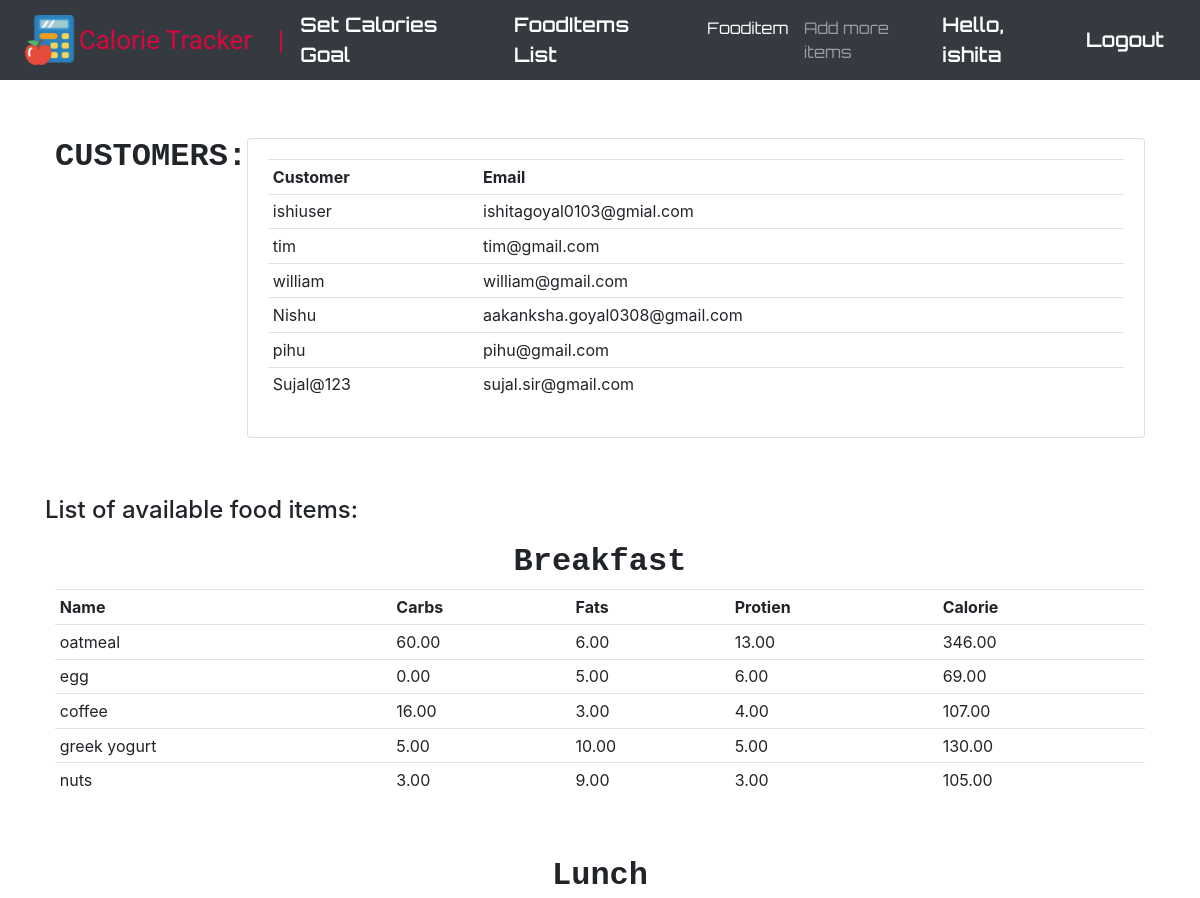
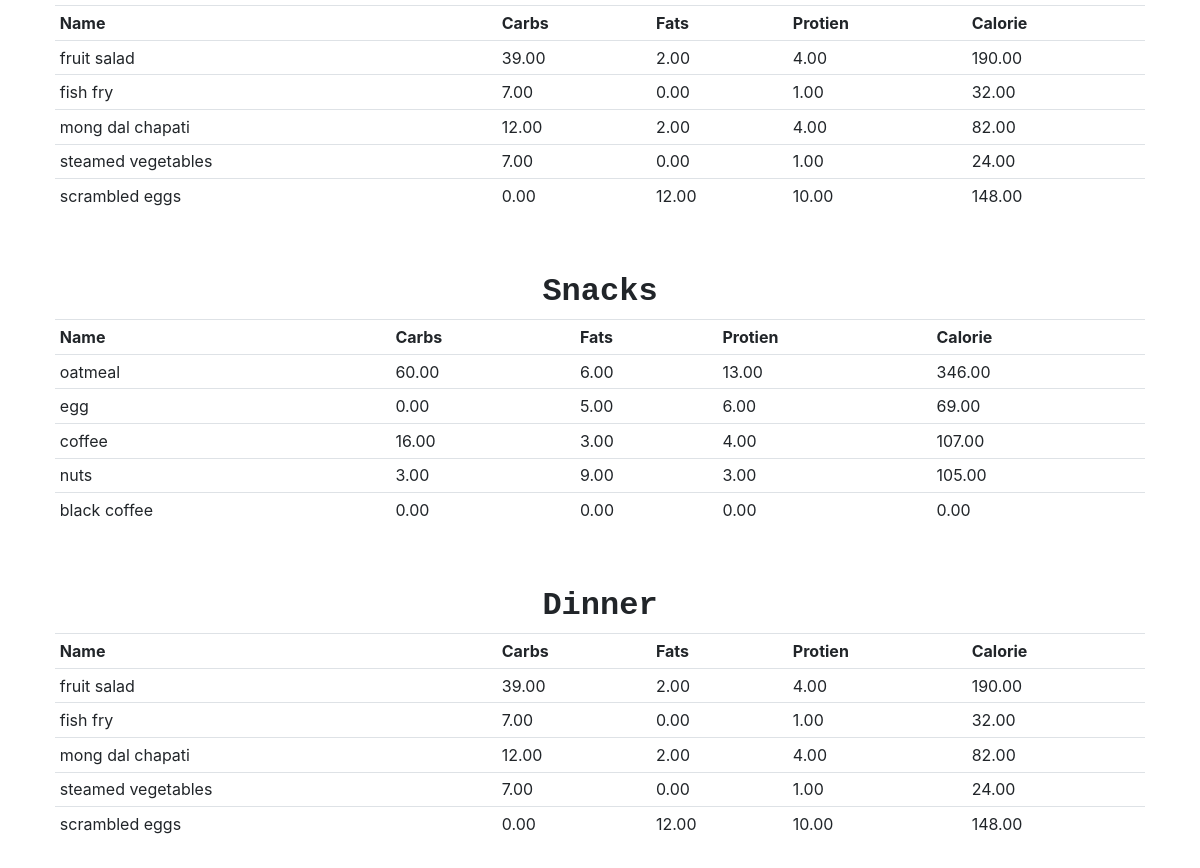
The app's page / (signed in) with its own data (2 pictures, top to bottom).
### Fityfeed/models.py (models this page shows, shortened)
class Customer(models.Model):
    user = models.OneToOneField(User, null=True, on_delete=models.CASCADE)
    name=models.CharField(max_length=200,null=True)
    email=models.CharField(max_length=200,null=True)
    date_created=models.DateTimeField(auto_now_add=True,null=True)
    calorie_limit=models.IntegerField(null=True)

class Fooditem(models.Model):
    name = models.CharField(max_length=200)
    category = models.ManyToManyField(Category)
    carbohydrate = models.DecimalField(max_digits=5,decimal_places=2,default=0)
    fats = models.DecimalField(max_digits=5,decimal_places=2,default=0)
    protein = models.DecimalField(max_digits=5,decimal_places=2,default=0)
    calorie=models.DecimalField(max_digits=5,decimal_places=2,default=0,blank=True)
    quantity = models.IntegerField(default=1,null=True,blank=True)

### Fityfeed/decorators.py (the view)
    def wrapper_func(request,*args,**kwargs):
        group=None
        if request.user.groups.exists():
            group=request.user.groups.all()[0].name
        if group=='user':
            return redirect('userPage')
        if group=='admin':
            return view_func(request,*args,**kwargs)

### Fityfeed/views.py (called while the page is built)
@login_required(login_url='login')
@admin_only
def home(request):
    breakfast=Category.objects.filter(name='breakfast')[0].fooditem_set.all()[:5]
    lunch=Category.objects.filter(name='lunch')[0].fooditem_set.all()[:5]
    dinner=Category.objects.filter(name='dinner')[0].fooditem_set.all()[:5]
    snacks=Category.objects.filter(name='snacks')[0].fooditem_set.all()[:5]
    customers=Customer.objects.all()
    context={'breakfast':breakfast,
              'lunch':lunch,
              'dinner':dinner,
              'snacks':snacks,
              'customers':customers,
            }
    return render(request,'main.html',context)

### Fityfeed/templates/main.html (shortened to what this page needs)
{% load static %}
<!DOCTYPE html>
<html lang="en">
<head>
    <link rel="stylesheet" href="https://stackpath.bootstrapcdn.com/bootstrap/4.5.0/css/bootstrap.min.css"0>
    <link rel="stylesheet" href="{% static 'css/main.css' %}">
</head>
<body>
    {% include 'navbar.html' %}
    <br>
    <br>
    <div class="container">
    {% block content %}
        <div class="flex-box-row">
            <h5 id="heading">CUSTOMERS:</h5>
            <br>
            <br>
            <div class="card card-body">
               <table class="table table-sm">
                    <tr>
                        <th>Customer</th>
                        <th>Email</th>
                    </tr>
                    {% for cust in customers %}
                    <tr>
                        <td>{{cust.name}} </td>
                        <td> {{cust.email}} </td>
                    </tr>
                    {% endfor %}
                </table>
            </div>
        </div>
        <br><br>
    <h4>List of available food items:</h4>
        <div class="flex-box-row">
            <h5 id="heading">Breakfast</h5>
               <table class="table table-sm">
                    <tr>
                        <th>Name</th>
                        <th>Carbs</th>
                        <th>Fats</th>
                        <th>Protien</th>
                        <th>Calorie</th>
                    </tr>
                   {% for items in breakfast %}
                    <tr>
                        <td>{{items.name}} </td>
                        <td>{{items.carbohydrate}} </td>
                        <td>{{items.fats}} </td>
                        <td>{{items.protein}} </td>
                        <td>{{items.calorie}} </td>
                        </tr>
                    {% endfor %}
                </table>
        </div>
<br>
        <div class="flex-box-row">
            <h5 id="heading">Lunch</h5>
             <table class="table table-sm">
                    <tr>
                        <th>Name</th>
                        <th>Carbs</th>
                        <th>Fats</th>
                        <th>Protien</th>
                        <th>Calorie</th>
                    </tr>
                   {% for items in lunch %}
                    <tr>
                        <td>{{items.name}} </td>
                        <td>{{items.carbohydrate}} </td>
                        <td>{{items.fats}} </td>
                        <td>{{items.protein}} </td>
                        <td>{{items.calorie}} </td>
                        </tr>
                    {% endfor %}
                </table>
        </div>
        <br>
        <div class="flex-box-row">
            <h5 id="heading">Snacks</h5>
                <table class="table table-sm">
                    <tr>
                        <th>Name</th>
                        <th>Carbs</th>
                        <th>Fats</th>
                        <th>Protien</th>
                        <th>Calorie</th>
                    </tr>
                   {% for items in snacks %}
                    <tr>
                        <td>{{items.name}} </td>
                        <td>{{items.carbohydrate}} </td>
                        <td>{{items.fats}} </td>
                        <td>{{items.protein}} </td>
                        <td>{{items.calorie}} </td>
                        </tr>
                    {% endfor %}
                </table>
        </div>
        <br>
        <div class="flex-box-row">
            <h5 id="heading">Dinner</h5>
                <table class="table table-sm">
                    <tr>
                        <th>Name</th>
                        <th>Carbs</th>
                        <th>Fats</th>
                        <th>Protien</th>
                        <th>Calorie</th>
                    </tr>
                   {% for items in dinner %}
                    <tr>
                        <td>{{items.name}} </td>
                        <td>{{items.carbohydrate}} </td>
                        <td>{{items.fats}} </td>
                        <td>{{items.protein}} </td>
                        <td>{{items.calorie}} </td>
                        </tr>
                    {% endfor %}
                </table>
        </div>
<br>
    {% endblock %}
    </div>
</body>
</html>

### Fityfeed/templates/navbar.html (shortened to what this page needs)
{% load static %}
<nav class="navbar navbar-expand-lg navbar-dark bg-dark">
    <img src="{% static 'images/icon.png' %}" width="60px" height="50px">
    <a class="navbar-brand" href="{% url 'home' %}" style="font-size:26px; color:#d9083c; font-family: 'Black Ops One', cursive;" >Calorie Tracker&nbsp;&nbsp;&nbsp;&nbsp;|</a>
    <a href="{% url 'setcalorie' %}" class="set">  Set Calories Goal&nbsp;</a>
    <a href="{% url 'viewfood' %}" class="set">  FoodItems List&nbsp;</a>
    <div class="collapse navbar-collapse" id="navbarSupportedContent">
    {% if request.user.is_staff %}
      <ul class="navbar-nav mr-auto">
        <li class="nav-item active">
          <a class="nav-link" href="{% url 'fooditem' %}">Fooditem<span class="sr-only">(current)</span></a>
        </li>
        <li class="nav-item">
          <a class="nav-link" href="{% url 'createfooditem' %}">Add more items</a>
        </li>
      </ul>
    {% endif %}
    </div>
    <span class="hello-msg">Hello, {{request.user}}</span>
    <span ><a  class="set" href="{% url 'logout' %}"> Logout</a></span>
  </nav>

### static/css/main.css (style rules this page uses)
.flex-box-row { display:flex; padding : 10px; flex-wrap: wrap; justify-content: space-around; }
#heading { text-shadow: antiquewhite; font-family: 'Courier New', Courier, monospace; font-weight: 550; font-size: xx-large; text-align: left; }

### Fityfeed/templates/navbar.html (style rules this page uses)
.navbar { font-family: 'Orbitron', sans-serif; }
.hello-msg { font-size: 20px; margin-right: 20px; font-weight: 550; color: white; }
.set { font-size: 20px; font-weight: 550; margin-right: 20px; color: white; }

### records on screen
Customer: name "ishiuser", email "ishitagoyal0103@gmial.com"
Customer: name "tim", email "tim@gmail.com"
Customer: name "william", email "william@gmail.com"
Customer: name "Nishu", email "aakanksha.goyal0308@gmail.com"
Customer: name "pihu", email "pihu@gmail.com"
Customer: name "Sujal@123", email "sujal.sir@gmail.com"
Fooditem: name "oatmeal", carbohydrate "60.00", fats "6.00", protein "13.00", calorie "346.00"
Fooditem: name "egg", carbohydrate "0.00", fats "5.00", protein "6.00", calorie "69.00"
Fooditem: name "coffee", carbohydrate "16.00", fats "3.00", protein "4.00", calorie "107.00"
Fooditem: name "greek yogurt", carbohydrate "5.00", fats "10.00", protein "5.00", calorie "130.00"
Fooditem: name "nuts", carbohydrate "3.00", fats "9.00", protein "3.00", calorie "105.00"
Fooditem: name "fruit salad", carbohydrate "39.00", fats "2.00", protein "4.00", calorie "190.00"
Fooditem: name "fish fry", carbohydrate "7.00", fats "0.00", protein "1.00", calorie "32.00"
Fooditem: name "mong dal chapati", carbohydrate "12.00", fats "2.00", protein "4.00", calorie "82.00"
Fooditem: name "steamed vegetables", carbohydrate "7.00", fats "0.00", protein "1.00", calorie "24.00"
Fooditem: name "scrambled eggs", carbohydrate "0.00", fats "12.00", protein "10.00", calorie "148.00"
Fooditem: name "black coffee", carbohydrate "0.00", fats "0.00", protein "0.00", calorie "0.00"

### other values on screen
{{ request.user }} "ishita"
